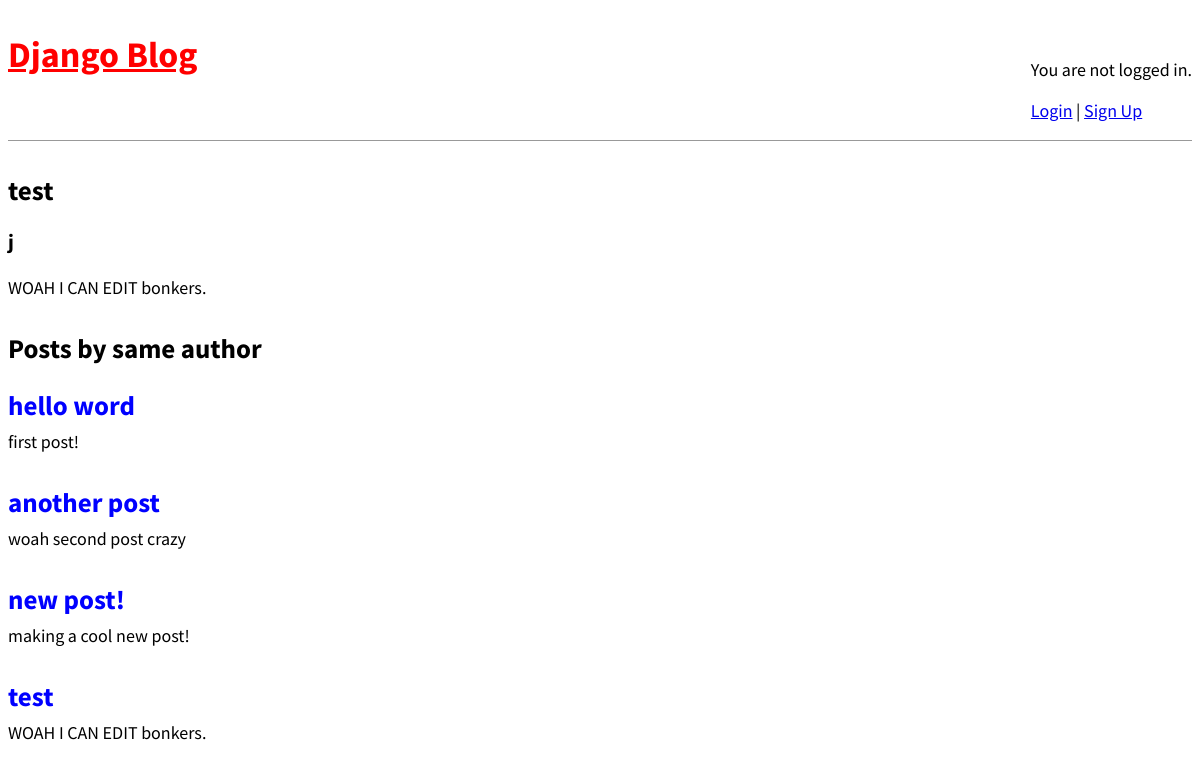
Screenshot of /post/7/ with the database file from the repository.
### blog/models.py (models this page shows, shortened)
class Post(models.Model):
    title = models.CharField(max_length=200)
    author = models.ForeignKey(
        "auth.User",
        on_delete=models.CASCADE,
        related_name="posts",
    )
    body = models.TextField()
    created = models.DateTimeField(auto_now_add=True)
    updated = models.DateTimeField(auto_now=True)

### blog/views.py (the view)
# urls.py: path("post/<int:pk>/", BlogDetailView.as_view(), name='post_detail'),
class BlogDetailView(DetailView):
    model= Post
    template_name = "post_detail.html"

### templates/post_detail.html (shortened to what this page needs)
{% extends "base.html" %}
{% block content %}
<div class="post-entry">
    <h2>{{ post.title }}</h2>
    <h3>{{ post.author.username }}</h3>
    <p>{{ post.body }}</p>
</div>
<h2>Posts by same author</h2>
    {% for apost in post.author.posts.all %}
        <div class="post-entry">
            <h2><a href="{% url 'post_detail' apost.pk %}">{{ apost.title}}</a></h2>
            <p>{{ apost.body }}</p>
        </div>
    {% endfor %}
{% endblock content %}

### static/css/base.css (style rules this page uses)
body { font-family: 'Source Sans Pro', sans-serif; font-size: 18px; }
.post-entry { margin-bottom: 2rem; }
.post-entry h2 { margin: 0.5rem 0; }
.post-entry h2 a, .post-entry h2 a:visited { color: blue; text-decoration: none; }
.post-entry p { margin: 0; font-weight: 400; }

### rows the page displays
Post: title "test", author.username "j", body "WOAH I CAN EDIT bonkers."
Post: title "hello word", body "first post!"
Post: title "another post", body "woah second post crazy"
Post: title "new post!", body "making a cool new post!"
